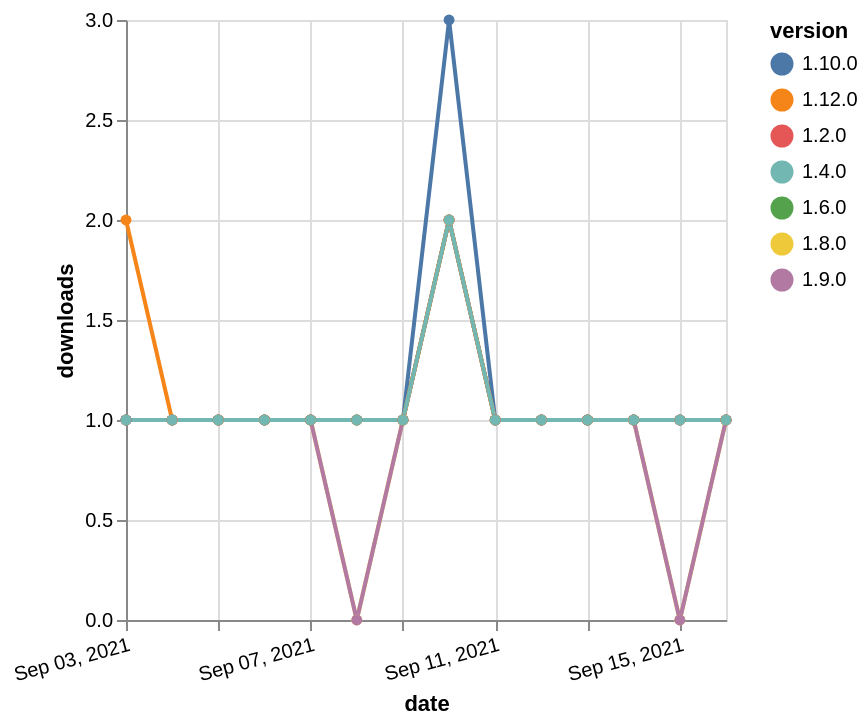

Specify this chart in Vega-Lite:
### Vega-Lite specification from a JSON file in a GitHub repository (floating-point values rounded to 4 significant figures)
{"$schema": "https://vega.github.io/schema/vega-lite/v5.json", "description": "A simple bar chart with embedded data.", "data": {"values": [{"date": "2021-09-03", "total": 174, "delta": 1, "version": "1.6.0"}, {"date": "2021-09-04", "total": 175, "delta": 1, "version": "1.6.0"}, {"date": "2021-09-05", "total": 176, "delta": 1, "version": "1.6.0"}, {"date": "2021-09-06", "total": 177, "delta": 1, "version": "1.6.0"}, {"date": "2021-09-07", "total": 178, "delta": 1, "version": "1.6.0"}, {"date": "2021-09-08", "total": 179, "delta": 1, "version": "1.6.0"}, {"date": "2021-09-09", "total": 180, "delta": 1, "version": "1.6.0"}, {"date": "2021-09-10", "total": 182, "delta": 2, "version": "1.6.0"}, {"date": "2021-09-11", "total": 183, "delta": 1, "version": "1.6.0"}, {"date": "2021-09-12", "total": 184, "delta": 1, "version": "1.6.0"}, {"date": "2021-09-13", "total": 185, "delta": 1, "version": "1.6.0"}, {"date": "2021-09-14", "total": 186, "delta": 1, "version": "1.6.0"}, {"date": "2021-09-15", "total": 187, "delta": 1, "version": "1.6.0"}, {"date": "2021-09-16", "total": 188, "delta": 1, "version": "1.6.0"}, {"date": "2021-09-03", "total": 158, "delta": 1, "version": "1.8.0"}, {"date": "2021-09-04", "total": 159, "delta": 1, "version": "1.8.0"}, {"date": "2021-09-05", "total": 160, "delta": 1, "version": "1.8.0"}, {"date": "2021-09-06", "total": 161, "delta": 1, "version": "1.8.0"}, {"date": "2021-09-07", "total": 162, "delta": 1, "version": "1.8.0"}, {"date": "2021-09-08", "total": 162, "delta": 0, "version": "1.8.0"}, {"date": "2021-09-09", "total": 163, "delta": 1, "version": "1.8.0"}, {"date": "2021-09-10", "total": 165, "delta": 2, "version": "1.8.0"}, {"date": "2021-09-11", "total": 166, "delta": 1, "version": "1.8.0"}, {"date": "2021-09-12", "total": 167, "delta": 1, "version": "1.8.0"}, {"date": "2021-09-13", "total": 168, "delta": 1, "version": "1.8.0"}, {"date": "2021-09-14", "total": 169, "delta": 1, "version": "1.8.0"}, {"date": "2021-09-15", "total": 169, "delta": 0, "version": "1.8.0"}, {"date": "2021-09-16", "total": 170, "delta": 1, "version": "1.8.0"}, {"date": "2021-09-03", "total": 134, "delta": 1, "version": "1.9.0"}, {"date": "2021-09-04", "total": 135, "delta": 1, "version": "1.9.0"}, {"date": "2021-09-05", "total": 136, "delta": 1, "version": "1.9.0"}, {"date": "2021-09-06", "total": 137, "delta": 1, "version": "1.9.0"}, {"date": "2021-09-07", "total": 138, "delta": 1, "version": "1.9.0"}, {"date": "2021-09-08", "total": 138, "delta": 0, "version": "1.9.0"}, {"date": "2021-09-09", "total": 139, "delta": 1, "version": "1.9.0"}, {"date": "2021-09-10", "total": 141, "delta": 2, "version": "1.9.0"}, {"date": "2021-09-11", "total": 142, "delta": 1, "version": "1.9.0"}, {"date": "2021-09-12", "total": 143, "delta": 1, "version": "1.9.0"}, {"date": "2021-09-13", "total": 144, "delta": 1, "version": "1.9.0"}, {"date": "2021-09-14", "total": 145, "delta": 1, "version": "1.9.0"}, {"date": "2021-09-15", "total": 145, "delta": 0, "version": "1.9.0"}, {"date": "2021-09-16", "total": 146, "delta": 1, "version": "1.9.0"}, {"date": "2021-09-03", "total": 160, "delta": 1, "version": "1.10.0"}, {"date": "2021-09-04", "total": 161, "delta": 1, "version": "1.10.0"}, {"date": "2021-09-05", "total": 162, "delta": 1, "version": "1.10.0"}, {"date": "2021-09-06", "total": 163, "delta": 1, "version": "1.10.0"}, {"date": "2021-09-07", "total": 164, "delta": 1, "version": "1.10.0"}, {"date": "2021-09-08", "total": 165, "delta": 1, "version": "1.10.0"}, {"date": "2021-09-09", "total": 166, "delta": 1, "version": "1.10.0"}, {"date": "2021-09-10", "total": 169, "delta": 3, "version": "1.10.0"}, {"date": "2021-09-11", "total": 170, "delta": 1, "version": "1.10.0"}, {"date": "2021-09-12", "total": 171, "delta": 1, "version": "1.10.0"}, {"date": "2021-09-13", "total": 172, "delta": 1, "version": "1.10.0"}, {"date": "2021-09-14", "total": 173, "delta": 1, "version": "1.10.0"}, {"date": "2021-09-15", "total": 174, "delta": 1, "version": "1.10.0"}, {"date": "2021-09-16", "total": 175, "delta": 1, "version": "1.10.0"}, {"date": "2021-09-03", "total": 213, "delta": 1, "version": "1.2.0"}, {"date": "2021-09-04", "total": 214, "delta": 1, "version": "1.2.0"}, {"date": "2021-09-05", "total": 215, "delta": 1, "version": "1.2.0"}, {"date": "2021-09-06", "total": 216, "delta": 1, "version": "1.2.0"}, {"date": "2021-09-07", "total": 217, "delta": 1, "version": "1.2.0"}, {"date": "2021-09-08", "total": 218, "delta": 1, "version": "1.2.0"}, {"date": "2021-09-09", "total": 219, "delta": 1, "version": "1.2.0"}, {"date": "2021-09-10", "total": 221, "delta": 2, "version": "1.2.0"}, {"date": "2021-09-11", "total": 222, "delta": 1, "version": "1.2.0"}, {"date": "2021-09-12", "total": 223, "delta": 1, "version": "1.2.0"}, {"date": "2021-09-13", "total": 224, "delta": 1, "version": "1.2.0"}, {"date": "2021-09-14", "total": 225, "delta": 1, "version": "1.2.0"}, {"date": "2021-09-15", "total": 226, "delta": 1, "version": "1.2.0"}, {"date": "2021-09-16", "total": 227, "delta": 1, "version": "1.2.0"}, {"date": "2021-09-03", "total": 113, "delta": 2, "version": "1.12.0"}, {"date": "2021-09-04", "total": 114, "delta": 1, "version": "1.12.0"}, {"date": "2021-09-05", "total": 115, "delta": 1, "version": "1.12.0"}, {"date": "2021-09-06", "total": 116, "delta": 1, "version": "1.12.0"}, {"date": "2021-09-07", "total": 117, "delta": 1, "version": "1.12.0"}, {"date": "2021-09-08", "total": 118, "delta": 1, "version": "1.12.0"}, {"date": "2021-09-09", "total": 119, "delta": 1, "version": "1.12.0"}, {"date": "2021-09-10", "total": 121, "delta": 2, "version": "1.12.0"}, {"date": "2021-09-11", "total": 122, "delta": 1, "version": "1.12.0"}, {"date": "2021-09-12", "total": 123, "delta": 1, "version": "1.12.0"}, {"date": "2021-09-13", "total": 124, "delta": 1, "version": "1.12.0"}, {"date": "2021-09-14", "total": 125, "delta": 1, "version": "1.12.0"}, {"date": "2021-09-15", "total": 126, "delta": 1, "version": "1.12.0"}, {"date": "2021-09-16", "total": 127, "delta": 1, "version": "1.12.0"}, {"date": "2021-09-03", "total": 285, "delta": 1, "version": "1.4.0"}, {"date": "2021-09-04", "total": 286, "delta": 1, "version": "1.4.0"}, {"date": "2021-09-05", "total": 287, "delta": 1, "version": "1.4.0"}, {"date": "2021-09-06", "total": 288, "delta": 1, "version": "1.4.0"}, {"date": "2021-09-07", "total": 289, "delta": 1, "version": "1.4.0"}, {"date": "2021-09-08", "total": 290, "delta": 1, "version": "1.4.0"}, {"date": "2021-09-09", "total": 291, "delta": 1, "version": "1.4.0"}, {"date": "2021-09-10", "total": 293, "delta": 2, "version": "1.4.0"}, {"date": "2021-09-11", "total": 294, "delta": 1, "version": "1.4.0"}, {"date": "2021-09-12", "total": 295, "delta": 1, "version": "1.4.0"}, {"date": "2021-09-13", "total": 296, "delta": 1, "version": "1.4.0"}, {"date": "2021-09-14", "total": 297, "delta": 1, "version": "1.4.0"}, {"date": "2021-09-15", "total": 298, "delta": 1, "version": "1.4.0"}, {"date": "2021-09-16", "total": 299, "delta": 1, "version": "1.4.0"}]}, "width": "container", "mark": {"type": "line", "point": {"filled": true}}, "encoding": {"x": {"field": "date", "type": "temporal", "timeUnit": "yearmonthdate", "title": "date", "axis": {"labelAngle": -15}}, "y": {"field": "delta", "type": "quantitative", "title": "downloads"}, "color": {"field": "version", "type": "nominal"}, "tooltip": {"field": "delta"}}}
